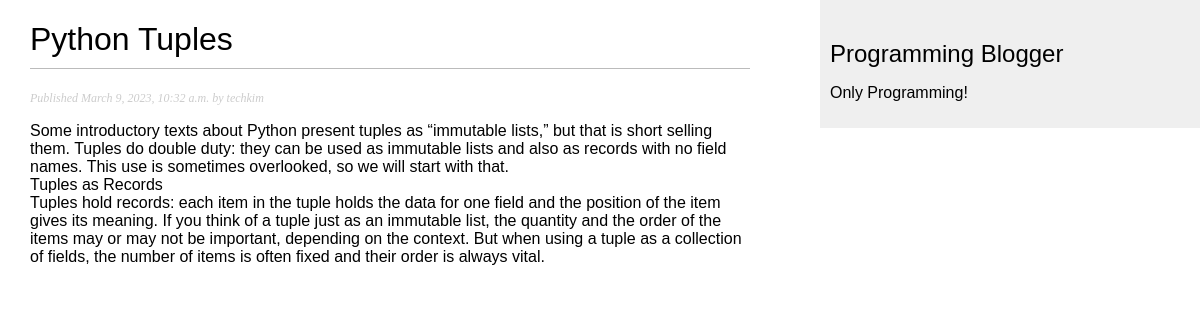
Page /blog/2023/3/9/python-tuples/ on the committed database.
### blog/models.py (models this page shows, shortened)
class Post(models.Model):
    STATUS_CHOICES = (
        ('draft', 'Draft'),
        ('published', 'Published'),
    )
    title = models.CharField(max_length=250)
    slug = models.SlugField(max_length=250, unique_for_date='publish')
    author = models.ForeignKey(User, on_delete=models.CASCADE, related_name='blog_posts')
    body = models.TextField()
    publish = models.DateTimeField(default=timezone.now)
    created = models.DateTimeField(auto_now_add=True)
    updated = models.DateTimeField(auto_now=True)
    status = models.CharField(max_length=10,
                              choices=STATUS_CHOICES,
                              default='draft')
    objects = models.Manager()  # the default manager
    published = PublishedManager()
    class Meta:
        ordering = ('-publish',)

### blog/views.py (the view)
def post_detail(request, year, month, day, post):
    post = get_object_or_404(Post, slug=post,
                             status='published',
                             publish__year=year,
                             publish__month=month,
                             publish__day=day)
    return render(request, 'blog/post/detail.html', {'post': post})

### blog/templates/blog/post/detail.html (shortened to what this page needs)
{% extends 'blog/base.html' %}
{% block content %}
    <h1>{{post.title}}</h1>
    <p class="date">
        Published {{post.publish}} by {{post.author}}
    </p>
    {{post.body|linebreaks}}
{% endblock %}

### blog/static/css/blog.css (style rules this page uses)
body { margin:0; padding:0; font-family:helvetica, sans-serif; }
h1 { font-weight:normal; border-bottom:1px solid #bbb; padding:0 0 10px 0; }
p.date { color:#ccc; font-family: georgia, serif; font-size: 12px; font-style: italic; }

### rows in the picture
Post: title "Python Tuples", publish "March 9, 2023, 10:32 a.m.", author "techkim", body "Some introductory texts about Python present tuples as “immutable lists,” but that is short selling them. Tuples do double duty: they can be used as immutable lists and also as records with no field names. This use is sometimes overlooked, so we will start with that. Tuples as Records Tuples hold records: each item in the tuple holds the data for one field and the position of the item gives its meaning. If you think of a tuple just as an immutable list, the quantity and the order of the items may or may not be important, depending on the context. But when using a tuple as a collection of fields, the number of items is often fixed and their order is always vital."
